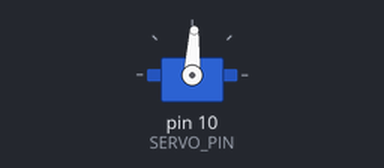
This sketch was run on a simulated Arduino Uno, built with avr-gcc and run on an emulated ATmega328P. On the bench: servo. What the sketch prints to the serial monitor is not drawn.

Above: at 1.05 s.
At 2.25 s:
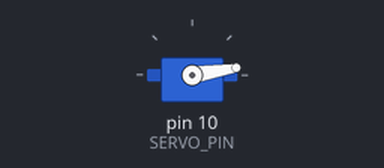
At 3.5 s:
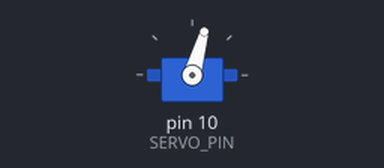
At 6.35 s:
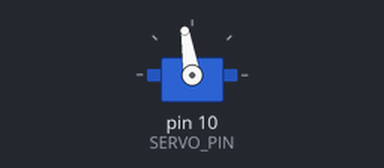
Timing chart, 0 to 9.4 s (numbered marks = the images above):
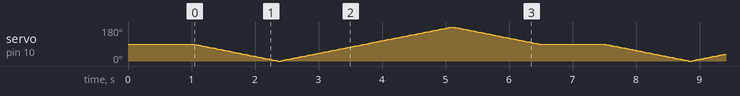

The sketch:

servo-sweep-test.ino
```cpp
#include <Servo.h>
#define SERVO_PIN 10

Servo myservo;  // create servo object to control a servo
// twelve servo objects can be created on most boards

int pos = 0;    // variable to store the servo position

void setup() {
  Serial.begin(9600);
  Serial.print("Attaching servo to pin: ");
  Serial.println(SERVO_PIN);
  myservo.attach(SERVO_PIN);  // attaches the servo on pin 9 to the servo object

  Serial.print("Pointing streight ahead at 90");
  myservo.write(90);
  delay(1000);
}

void loop() {
  Serial.println("Starting scan");
  // turn to the right clockwise
  for (pos = 90; pos >= 0; pos -= 1) { // goes from 90 degrees to 0 degrees
    myservo.write(pos);              // tell servo to go to position in variable 'pos'
    delay(15);                       // waits 15ms for the servo to reach the position
  }

  // turn to the left full counter clockwise
  for (pos = 0; pos <= 180; pos += 1) { // goes from 0 degrees to 180 degrees
    // in steps of 1 degree
    myservo.write(pos);              // tell servo to go to position in variable 'pos'
    delay(15);                       // waits 15ms for the servo to reach the position
  }

  // turn to the right clockwise
  for (pos = 180; pos >= 90; pos -= 1) { // goes from 90 degrees to 0 degrees
    myservo.write(pos);              // tell servo to go to position in variable 'pos'
    delay(15);                       // waits 15ms for the servo to reach the position
  }

  delay(1000);

}
```
